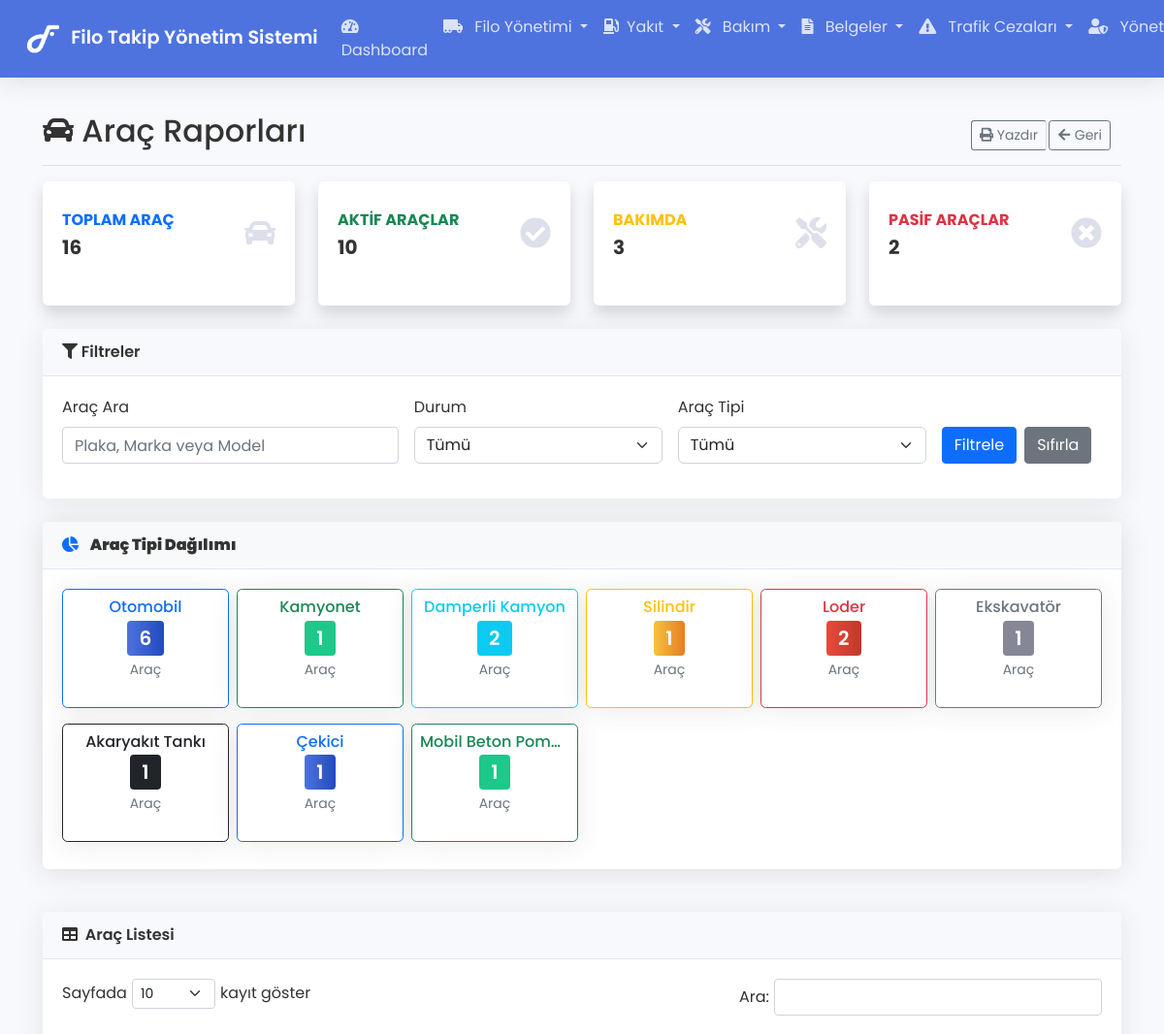
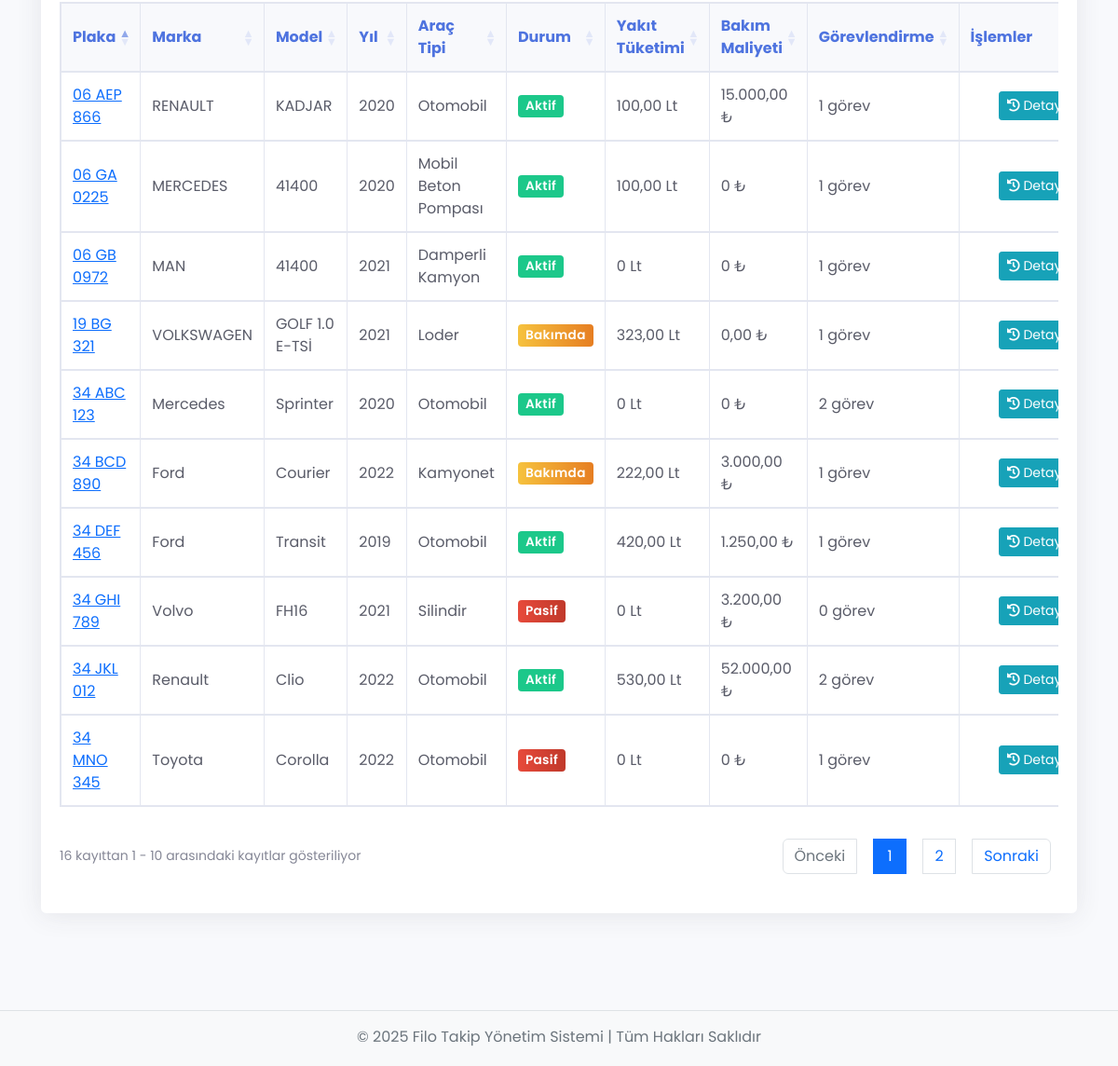
The app's page /reports/vehicles (signed in) with its own data (2 pictures, top to bottom).
### tables this page shows
CREATE TABLE `vehicles` (
  `id` int(11) NOT NULL,
  `plate_number` varchar(20) NOT NULL,
  `brand` varchar(100) NOT NULL,
  `model` varchar(100) NOT NULL,
  `year` int(11) DEFAULT NULL,
  `company_id` int(11) DEFAULT NULL,
  `vehicle_type` enum('Otomobil','Kamyonet','Damperli Kamyon','Istıcı Kazan','Beton Santrali','Silindir','Loder','Bekoloder','Ekskavatör','Akaryakıt Tankı','Yağlama ve Bakım','Mikserler','Çekici','Arazöz','Mobil Beton Pompası','Jeneratör') NOT NULL,
  `status` enum('Aktif','Pasif','Bakımda') NOT NULL DEFAULT 'Aktif',
  `created_at` timestamp NOT NULL DEFAULT current_timestamp(),
  `order_number` varchar(50) DEFAULT NULL,
  `equipment_number` varchar(50) DEFAULT NULL,
  `fixed_asset_number` varchar(50) DEFAULT NULL,
  `cost_center` varchar(100) DEFAULT NULL,
  `production_site` varchar(100) DEFAULT NULL,
  `inspection_date` date DEFAULT NULL,
  `traffic_insurance_agency` varchar(100) DEFAULT NULL,
  `traffic_insurance_date` date DEFAULT NULL,
  `casco_insurance_agency` varchar(100) DEFAULT NULL,
  `casco_insurance_date` date DEFAULT NULL,
  `work_site` varchar(100) DEFAULT NULL,
  `initial_km` int(11) DEFAULT NULL COMMENT 'Aracın sisteme giriş km bilgisi',
  `initial_hours` decimal(10,2) DEFAULT NULL COMMENT 'Aracın sisteme giriş çalışma saati',
  `current_km` int(11) DEFAULT NULL COMMENT 'Aracın mevcut kilometre bilgisi',
  `current_hours` decimal(10,2) DEFAULT NULL COMMENT 'Aracın mevcut çalışma saati'
);

### app/views/reports/vehicles.php (the view, shortened to what the rows shown need)
<?php require APPROOT . '/views/inc/header.php'; ?>
<div class="container-fluid">
    <div class="d-flex justify-content-between flex-wrap flex-md-nowrap align-items-center pt-3 pb-2 mb-3 border-bottom">
        <h1 class="h2"><i class="fas fa-car"></i> Araç Raporları</h1>
    </div>
    <div class="card mb-4">
        <div class="card-body">
            <div class="table-responsive">
                <table class="table table-hover table-bordered data-table-buttons" id="vehiclesTable" width="100%" cellspacing="0">
                    <thead>
                        <tr>
                            <th>Plaka</th>
                            <th>Marka</th>
                            <th>Model</th>
                            <th>Yıl</th>
                            <th>Araç Tipi</th>
                            <th>Durum</th>
                            <th>Yakıt Tüketimi</th>
                            <th>Bakım Maliyeti</th>
                            <th>Görevlendirme</th>
                            <th>İşlemler</th>
                        </tr>
                    </thead>
                    <tbody>
                        <?php if(isset($data['vehicles']) && count($data['vehicles']) > 0): ?>
                            <?php foreach($data['vehicles'] as $vehicle) : ?>
                                <tr>
                                    <td><a href="<?php echo URLROOT; ?>/vehicles/show/<?php echo $vehicle->id; ?>"><?php echo $vehicle->plate_number; ?></a></td>
                                    <td><?php echo $vehicle->brand; ?></td>
                                    <td><?php echo $vehicle->model; ?></td>
                                    <td><?php echo $vehicle->year; ?></td>
                                    <td><?php echo $vehicle->vehicle_type; ?></td>
                                    <td>
                                        <?php if ($vehicle->status == 'Aktif') : ?>
                                            <span class="badge bg-success">Aktif</span>
                                        <?php elseif ($vehicle->status == 'Bakımda') : ?>
                                            <span class="badge bg-warning">Bakımda</span>
                                        <?php else : ?>
                                            <span class="badge bg-danger">Pasif</span>
                                        <?php endif; ?>
                                    </td>
                                    <td>
                                        <?php
                                        if (isset($vehicle->fuelStats) && isset($vehicle->fuelStats->total_fuel)) {
                                            echo number_format($vehicle->fuelStats->total_fuel, 2, ',', '.') . ' Lt';
                                        } else {
                                            echo '0 Lt';
                                        }
                                        ?>
                                    </td>
                                    <td>
                                        <?php echo isset($vehicle->maintenanceCost) ? number_format($vehicle->maintenanceCost, 2, ',', '.') . ' ₺' : '0 ₺'; ?>
                                    </td>
                                    <td>
                                        <?php echo isset($vehicle->assignment_count) ? $vehicle->assignment_count : 0; ?> görev
                                    </td>
                                    <td class="text-center">
                                        <a href="<?php echo URLROOT; ?>/reports/vehicle_history/<?php echo $vehicle->id; ?>" class="btn btn-info btn-sm" title="Detaylı Geçmiş">
                                            <i class="fas fa-history"></i> Detay
                                        </a>
                                    </td>
                                </tr>
                            <?php endforeach; ?>
                        <?php else: ?>
                            <tr>
                                <td colspan="10" class="text-center">Araç bulunamadı</td>
                            </tr>
                        <?php endif; ?>
                    </tbody>
                </table>
            </div>
        </div>
    </div>
</div>
<?php require APPROOT . '/views/inc/footer.php'; ?>

### records on screen
vehicles: plate_number "06 GA 0225", brand "MERCEDES", model "41400", year "2020", vehicle_type "Mobil Beton Pompası", status "Aktif", total_fuel "100,00", shows "0 ₺", assignment_count "1"
vehicles: plate_number "06 AEP 866", brand "RENAULT", model "KADJAR", year "2020", vehicle_type "Otomobil", status "Aktif", total_fuel "100,00", maintenanceCost "15.000,00", assignment_count "1"
vehicles: plate_number "06 GB 0972", brand "MAN", model "41400", year "2021", vehicle_type "Damperli Kamyon", status "Aktif", shows "0 Lt", shows "0 ₺", assignment_count "1"
vehicles: plate_number "19 BG 321", brand "VOLKSWAGEN", model "GOLF 1.0 E-TSİ", year "2021", vehicle_type "Loder", status "Bakımda", total_fuel "323,00", maintenanceCost "0,00", assignment_count "1"
vehicles: plate_number "34 BCD 890", brand "Ford", model "Courier", year "2022", vehicle_type "Kamyonet", status "Bakımda", total_fuel "222,00", maintenanceCost "3.000,00", assignment_count "1"
vehicles: plate_number "34 MNO 345", brand "Toyota", model "Corolla", year "2022", vehicle_type "Otomobil", status "Pasif", shows "0 Lt", shows "0 ₺", assignment_count "1"
vehicles: plate_number "34 JKL 012", brand "Renault", model "Clio", year "2022", vehicle_type "Otomobil", status "Aktif", total_fuel "530,00", maintenanceCost "52.000,00", assignment_count "2"
vehicles: plate_number "34 GHI 789", brand "Volvo", model "FH16", year "2021", vehicle_type "Silindir", status "Pasif", shows "0 Lt", maintenanceCost "3.200,00", assignment_count "0"
vehicles: plate_number "34 DEF 456", brand "Ford", model "Transit", year "2019", vehicle_type "Otomobil", status "Aktif", total_fuel "420,00", maintenanceCost "1.250,00", assignment_count "1"
vehicles: plate_number "34 ABC 123", brand "Mercedes", model "Sprinter", year "2020", vehicle_type "Otomobil", status "Aktif", shows "0 Lt", shows "0 ₺", assignment_count "2"

### other values on screen
SITENAME "Filo Takip Yönetim Sistemi"
$data['vehicleStats']['total'] "16"
$data['vehicleStats']['active'] "10"
$data['vehicleStats']['maintenance'] "3"
$data['vehicleStats']['inactive'] "2"
$type->vehicle_type "Otomobil"
$type->count "6"
$type->vehicle_type "Kamyonet"
$type->count "1"
$type->vehicle_type "Damperli Kamyon"
$type->count "2"
$type->vehicle_type "Silindir"
$type->vehicle_type "Loder"
$type->vehicle_type "Ekskavatör"
$type->vehicle_type "Akaryakıt Tankı"
